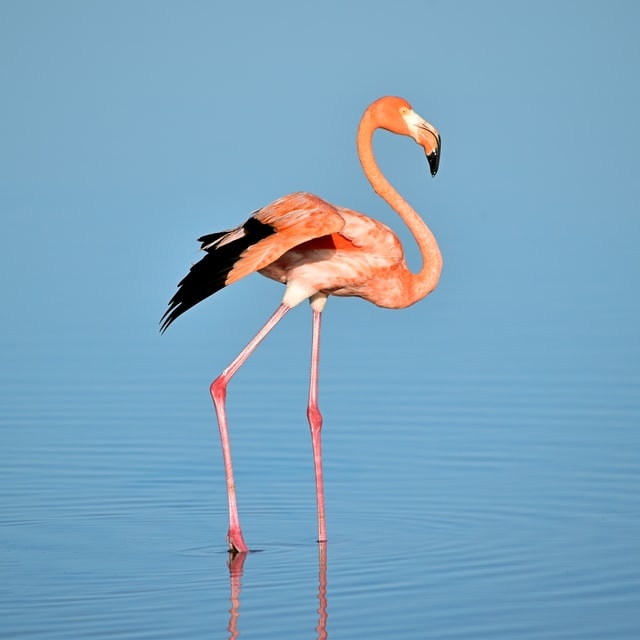
#> input picture Image/flemingo.jpg, 640 x 640 px, found by its file name
$ jupyter execute 'image transformations.ipynb'
#> lines starting #> are read from the running program, lines starting #| are printed output that depends on the picture
[cell 1]
import cv2
import numpy as np
from matplotlib import pyplot as plt

[cell 2]
img=cv2.imread('./images/flemingo.jpg')
#> img is the input picture: shape (640, 640, 3); mean B, G, R 191.3, 164.6, 123.7

[cell 3]
#translation(shifting)
tx=100
ty=150
m=np.float32([[1,0,tx],[0,1,ty]])
shifted_image=cv2.warpAffine(img,m,(img.shape[1],img.shape[0]))
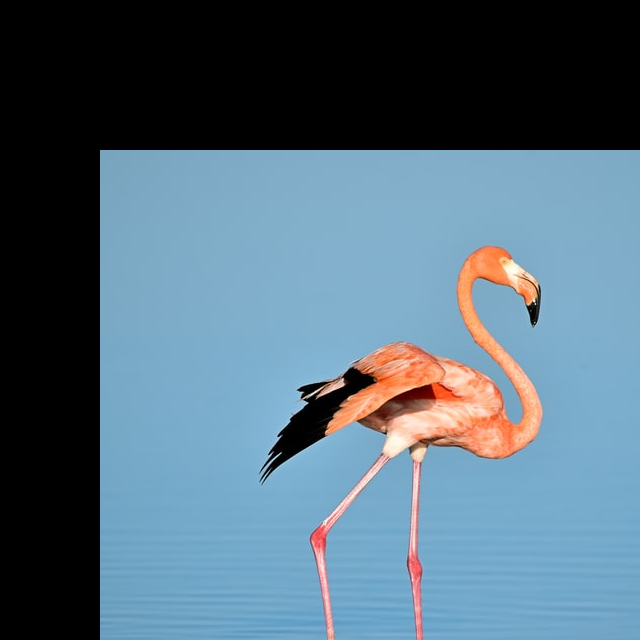
#> shifted_image: shape (640, 640, 3); mean B, G, R 123.8, 108.1, 84.1

cv2.imshow('Shifted image',shifted_image)
cv2.waitKey(0)
cv2.destroyAllWindows()

[cell 4]
#rotation

center=(img.shape[1]//2,img.shape[0]//2)
#> center = (320, 320)

m2=cv2.getRotationMatrix2D(center,45,1) #45=rotation degree

rotated_img=cv2.warpAffine(img,m2,(img.shape[1],img.shape[0]))
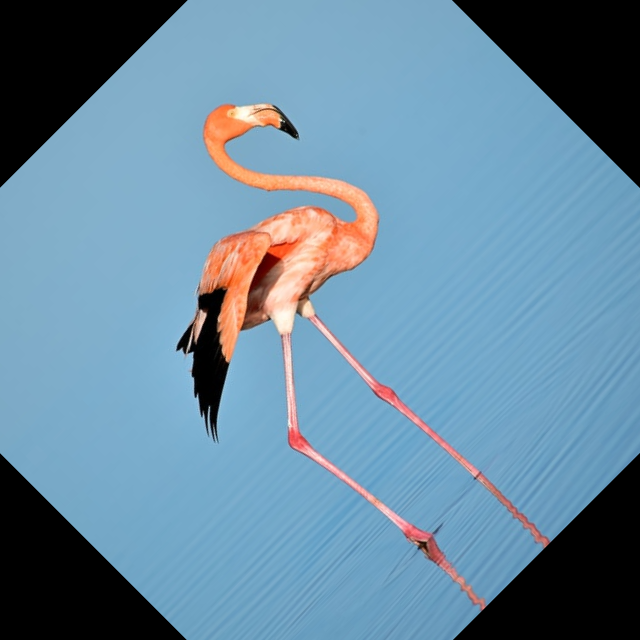
#> rotated_img: shape (640, 640, 3); mean B, G, R 158.8, 137.2, 104.4

cv2.imshow('Rotated image',rotated_img)
cv2.waitKey(0)
cv2.destroyAllWindows()

[cell 5]
#resizing
resized_img=cv2.resize(img,(300,300),interpolation=cv2.INTER_AREA)

cv2.imshow('Resized image',resized_img)
cv2.waitKey(0)
cv2.destroyAllWindows()

[cell 6]
#flipping
flipped_img=cv2.flip(img,1)#flip code=1/-1/0
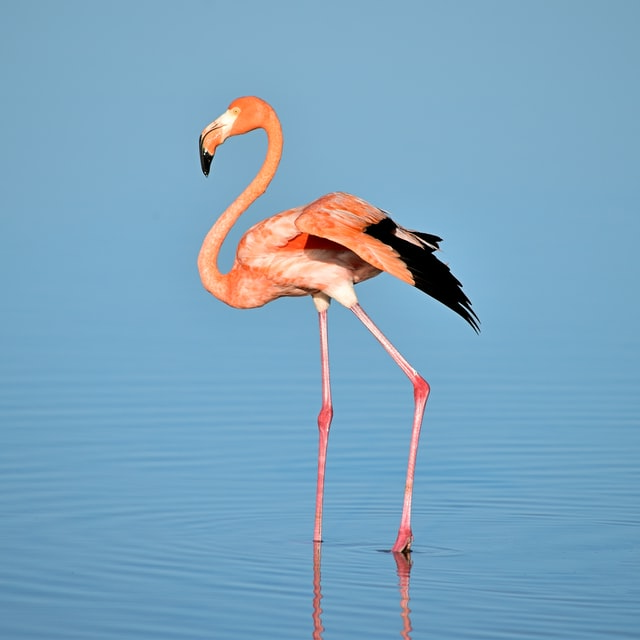
#> flipped_img: shape (640, 640, 3); mean B, G, R 191.3, 164.6, 123.7

cv2.imshow('flipped image',flipped_img)
cv2.waitKey(0)
cv2.destroyAllWindows()

[cell 7]
#cropping
cropped_img=img[0:100,100:400]
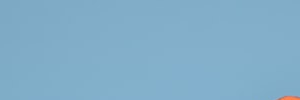
#> cropped_img: shape (100, 300, 3); mean B, G, R 200.7, 174, 129.8

cv2.imshow('cropped image',cropped_img)
cv2.waitKey(0)
cv2.destroyAllWindows()
